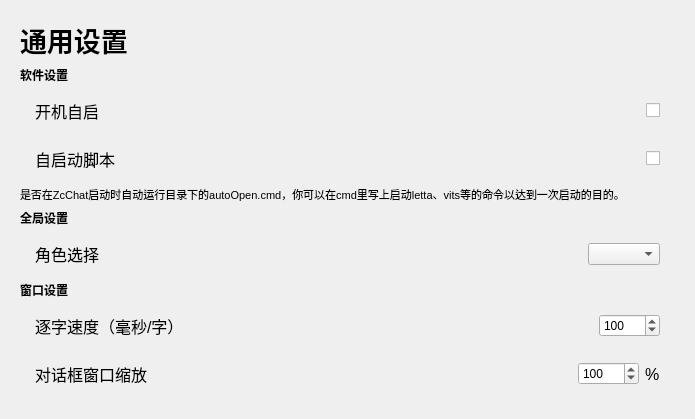
<?xml version="1.0" encoding="UTF-8"?>
<ui version="4.0">
 <class>setting_general</class>
 <widget class="QWidget" name="setting_general">
  <property name="geometry">
   <rect>
    <x>0</x>
    <y>0</y>
    <width>695</width>
    <height>419</height>
   </rect>
  </property>
  <property name="windowTitle">
   <string>Form</string>
  </property>
  <layout class="QVBoxLayout" name="verticalLayout" stretch="0,0,0,0,0,0,0,0,0,0,1">
   <property name="leftMargin">
    <number>20</number>
   </property>
   <property name="topMargin">
    <number>20</number>
   </property>
   <property name="rightMargin">
    <number>20</number>
   </property>
   <property name="bottomMargin">
    <number>20</number>
   </property>
   <item>
    <widget class="ElaText" name="label">
     <property name="font">
      <font>
       <pointsize>20</pointsize>
       <bold>true</bold>
      </font>
     </property>
     <property name="text">
      <string>通用设置</string>
     </property>
    </widget>
   </item>
   <item>
    <widget class="ElaText" name="label_51">
     <property name="font">
      <font>
       <italic>false</italic>
       <bold>true</bold>
      </font>
     </property>
     <property name="text">
      <string>软件设置</string>
     </property>
    </widget>
   </item>
   <item>
    <widget class="ElaScrollPageArea" name="widget_19" native="true">
     <layout class="QHBoxLayout" name="horizontalLayout_20">
      <property name="spacing">
       <number>6</number>
      </property>
      <property name="leftMargin">
       <number>15</number>
      </property>
      <property name="topMargin">
       <number>9</number>
      </property>
      <property name="rightMargin">
       <number>15</number>
      </property>
      <item>
       <widget class="ElaText" name="label_27">
        <property name="font">
         <font>
          <pointsize>12</pointsize>
         </font>
        </property>
        <property name="text">
         <string>开机自启</string>
        </property>
       </widget>
      </item>
      <item>
       <widget class="ElaCheckBox" name="checkBox_autostart">
        <property name="sizePolicy">
         <sizepolicy hsizetype="Fixed" vsizetype="Fixed">
          <horstretch>0</horstretch>
          <verstretch>0</verstretch>
         </sizepolicy>
        </property>
        <property name="text">
         <string/>
        </property>
        <property name="checked">
         <bool>false</bool>
        </property>
       </widget>
      </item>
     </layout>
    </widget>
   </item>
   <item>
    <widget class="ElaScrollPageArea" name="widget_15" native="true">
     <layout class="QHBoxLayout" name="horizontalLayout_15">
      <property name="leftMargin">
       <number>15</number>
      </property>
      <property name="rightMargin">
       <number>15</number>
      </property>
      <item>
       <widget class="ElaText" name="label_19">
        <property name="font">
         <font>
          <pointsize>12</pointsize>
         </font>
        </property>
        <property name="text">
         <string>自启动脚本</string>
        </property>
       </widget>
      </item>
      <item>
       <widget class="ElaCheckBox" name="checkBox_autoopen">
        <property name="sizePolicy">
         <sizepolicy hsizetype="Fixed" vsizetype="Fixed">
          <horstretch>0</horstretch>
          <verstretch>0</verstretch>
         </sizepolicy>
        </property>
        <property name="text">
         <string/>
        </property>
        <property name="checked">
         <bool>false</bool>
        </property>
       </widget>
      </item>
     </layout>
    </widget>
   </item>
   <item>
    <widget class="ElaText" name="label_12">
     <property name="font">
      <font>
       <pointsize>8</pointsize>
      </font>
     </property>
     <property name="text">
      <string>是否在ZcChat启动时自动运行目录下的autoOpen.cmd，你可以在cmd里写上启动letta、vits等的命令以达到一次启动的目的。</string>
     </property>
    </widget>
   </item>
   <item>
    <widget class="ElaText" name="label_52">
     <property name="font">
      <font>
       <bold>true</bold>
      </font>
     </property>
     <property name="text">
      <string>全局设置</string>
     </property>
    </widget>
   </item>
   <item>
    <widget class="ElaScrollPageArea" name="widget_9" native="true">
     <layout class="QHBoxLayout" name="horizontalLayout_13" stretch="2,0">
      <property name="leftMargin">
       <number>15</number>
      </property>
      <property name="rightMargin">
       <number>15</number>
      </property>
      <item>
       <widget class="ElaText" name="label_20">
        <property name="font">
         <font>
          <pointsize>12</pointsize>
         </font>
        </property>
        <property name="text">
         <string>角色选择</string>
        </property>
       </widget>
      </item>
      <item>
       <widget class="ElaComboBox" name="comboBox_actor"/>
      </item>
     </layout>
    </widget>
   </item>
   <item>
    <widget class="ElaText" name="label_53">
     <property name="font">
      <font>
       <bold>true</bold>
      </font>
     </property>
     <property name="text">
      <string>窗口设置</string>
     </property>
    </widget>
   </item>
   <item>
    <widget class="ElaScrollPageArea" name="widget_17" native="true">
     <layout class="QHBoxLayout" name="horizontalLayout_18" stretch="0,1,0">
      <property name="leftMargin">
       <number>15</number>
      </property>
      <property name="rightMargin">
       <number>15</number>
      </property>
      <item>
       <widget class="ElaText" name="label_23">
        <property name="font">
         <font>
          <pointsize>12</pointsize>
         </font>
        </property>
        <property name="text">
         <string>逐字速度（毫秒/字）</string>
        </property>
       </widget>
      </item>
      <item>
       <spacer name="horizontalSpacer_3">
        <property name="orientation">
         <enum>Qt::Orientation::Horizontal</enum>
        </property>
        <property name="sizeHint" stdset="0">
         <size>
          <width>40</width>
          <height>20</height>
         </size>
        </property>
       </spacer>
      </item>
      <item>
       <widget class="ElaSpinBox" name="spinBox_dialogtime">
        <property name="maximum">
         <number>10000</number>
        </property>
        <property name="value">
         <number>100</number>
        </property>
       </widget>
      </item>
     </layout>
    </widget>
   </item>
   <item>
    <widget class="ElaScrollPageArea" name="widget_16" native="true">
     <layout class="QHBoxLayout" name="horizontalLayout_17" stretch="0,1,0,0">
      <property name="leftMargin">
       <number>15</number>
      </property>
      <property name="rightMargin">
       <number>15</number>
      </property>
      <item>
       <widget class="ElaText" name="label_22">
        <property name="font">
         <font>
          <pointsize>12</pointsize>
         </font>
        </property>
        <property name="text">
         <string>对话框窗口缩放</string>
        </property>
       </widget>
      </item>
      <item>
       <spacer name="horizontalSpacer_2">
        <property name="orientation">
         <enum>Qt::Orientation::Horizontal</enum>
        </property>
        <property name="sizeHint" stdset="0">
         <size>
          <width>40</width>
          <height>20</height>
         </size>
        </property>
       </spacer>
      </item>
      <item>
       <widget class="ElaSpinBox" name="spinBox_dialogscale">
        <property name="maximum">
         <number>10000</number>
        </property>
        <property name="value">
         <number>100</number>
        </property>
       </widget>
      </item>
      <item>
       <widget class="ElaText" name="label_2">
        <property name="font">
         <font>
          <pointsize>12</pointsize>
         </font>
        </property>
        <property name="text">
         <string>%</string>
        </property>
       </widget>
      </item>
     </layout>
    </widget>
   </item>
   <item>
    <spacer name="verticalSpacer_5">
     <property name="orientation">
      <enum>Qt::Orientation::Vertical</enum>
     </property>
     <property name="sizeHint" stdset="0">
      <size>
       <width>20</width>
       <height>42</height>
      </size>
     </property>
    </spacer>
   </item>
  </layout>
 </widget>
 <customwidgets>
  <customwidget>
   <class>ElaScrollPageArea</class>
   <extends>QWidget</extends>
   <header location="global">elascrollpagearea.h</header>
   <container>1</container>
  </customwidget>
  <customwidget>
   <class>ElaText</class>
   <extends>QLabel</extends>
   <header location="global">elatext.h</header>
  </customwidget>
  <customwidget>
   <class>ElaSpinBox</class>
   <extends>QSpinBox</extends>
   <header location="global">elaspinbox.h</header>
  </customwidget>
  <customwidget>
   <class>ElaComboBox</class>
   <extends>QComboBox</extends>
   <header location="global">elacombobox.h</header>
  </customwidget>
  <customwidget>
   <class>ElaCheckBox</class>
   <extends>QCheckBox</extends>
   <header location="global">elacheckbox.h</header>
  </customwidget>
 </customwidgets>
 <resources/>
 <connections/>
</ui>
